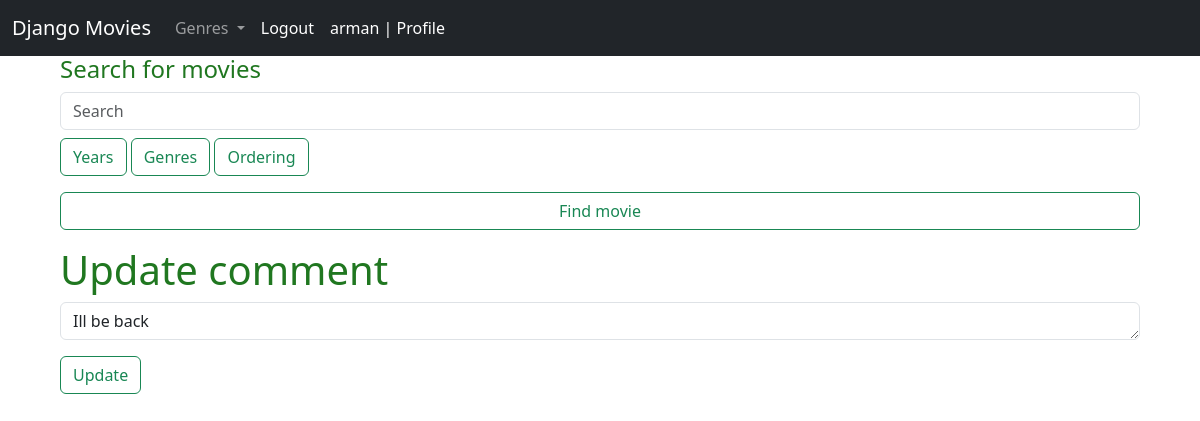
The app's page /movie/the-terminator/comment/2/update/ (signed in), older data.
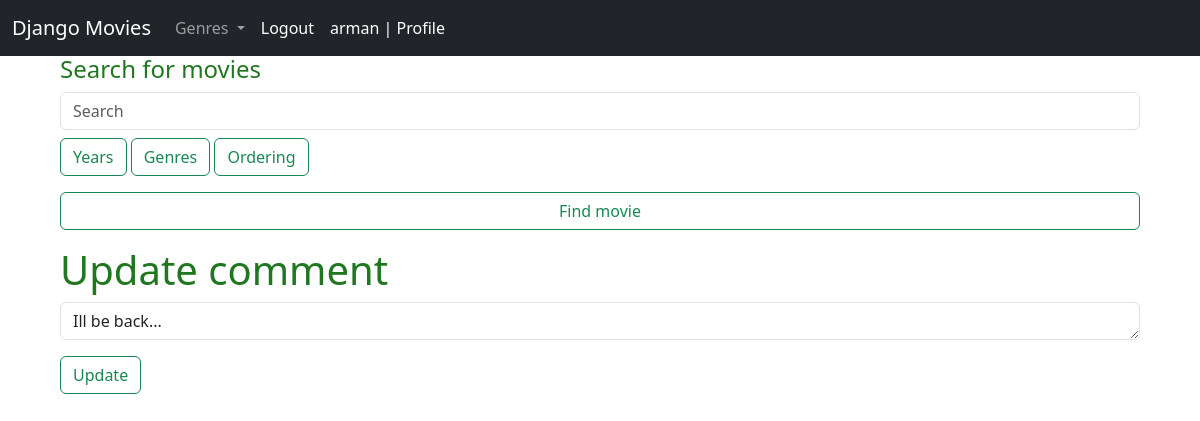
The same page, newer data.
### mainapp/models.py (models this page shows, shortened)
class Comment(models.Model):
    movie = models.ForeignKey(Movie, on_delete=models.CASCADE, related_name='comments')
    author = models.ForeignKey(User, on_delete=models.CASCADE, related_name='comments')
    text = models.TextField()
    create_time = models.DateTimeField(auto_now_add=True)
    likes = models.ManyToManyField(User, related_name='liked_comments')

### mainapp/views.py (the view, shortened to what this page needs)
# urls.py: path('movie/<slug:movie_slug>/comment/<int:comment_id>/update/', UpdateCommentView.as_view(), name='update_comment'),
class UpdateCommentView(SidebarData, LoginRequiredMixin, UpdateView):
    model = Comment
    form_class = CommentForm
    template_name = 'mainapp/comment/update_comment.html'
    context_object_name = 'form'
    login_url = reverse_lazy('home')
    pk_url_kwarg = 'comment_id'
    slug_url_kwarg = 'movie_slug'
    def get_context_data(self, **kwargs):
        context = super().get_context_data(**kwargs)
        context['title'] = 'Update comment'
        return context

### mainapp/forms.py
class CommentForm(forms.ModelForm):
    class Meta:
        model = Comment
        fields = ('text',)
        widgets = {
            'text': forms.Textarea(attrs=comment_attrs)
        }

### mainapp/models.py (called while the page is built)
    def get_absolute_url(self):
        return reverse('genre', kwargs={'genre_slug': self.slug})

### mainapp/views.py (called while the page is built)
    @classmethod
    def get_genres(cls):
        return Genre.objects.annotate(movies_count=Count('movies'))

    @classmethod
    def get_movies(cls):
        return Movie.objects.all()

    @classmethod
    def get_years(cls):
        return cls.get_movies().values('year').order_by('-year')

### mainapp/templates/mainapp/comment/update_comment.html (shortened to what this page needs)
{% extends 'mainapp/base.html' %}
{% block content %}
<h1 class="movie-bold">{{ title }}</h1>
<form method="post">
    <div class="mb-3">
        {{ form.text }}
    </div>
    <button type="submit" class="btn btn-outline-success">Update</button>
</form>
{% endblock %}

Row changes from the older to the newer data that the page shows:
changed Comment: text "Ill be back" → "Ill be back..."
